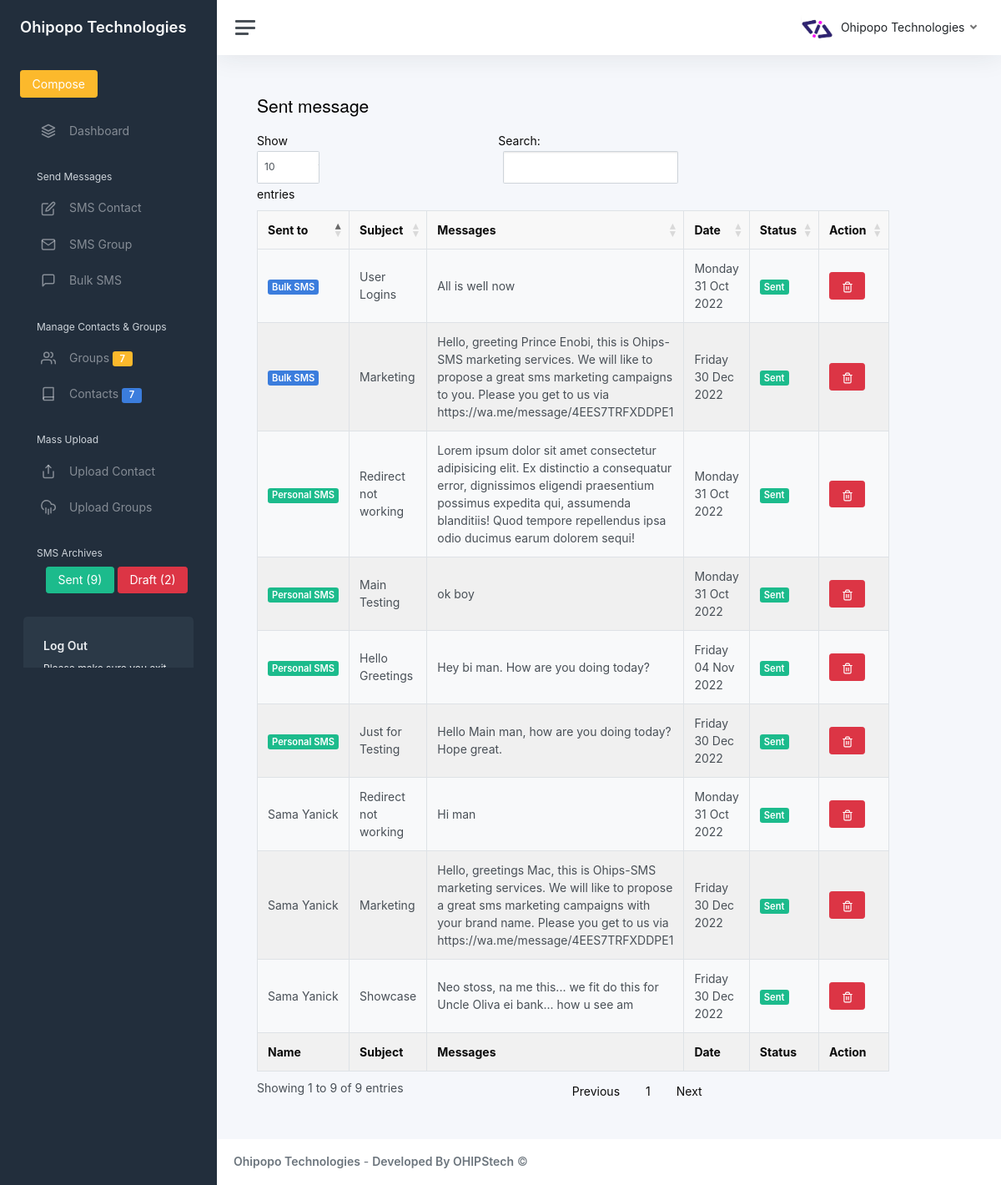
The page /sent_sms.php (signed in) on the database its author committed.
### tables this page shows
CREATE TABLE `users` (
  `id` int(11) NOT NULL,
  `member_name` varchar(255) NOT NULL,
  `position` varchar(255) NOT NULL,
  `dob` date NOT NULL,
  `country` varchar(255) NOT NULL,
  `gender` varchar(255) NOT NULL,
  `address` varchar(255) NOT NULL,
  `hobbies` varchar(255) NOT NULL,
  `id_no` varchar(255) NOT NULL,
  `start_date` varchar(255) NOT NULL,
  `code` varchar(20) NOT NULL,
  `phone` varchar(20) NOT NULL,
  `image` mediumblob NOT NULL,
  `employee_id` mediumblob NOT NULL,
  `employee_application` varchar(255) NOT NULL,
  `surety_name` varchar(255) NOT NULL,
  `surety_occupation` varchar(255) NOT NULL,
  `surety_phone` varchar(50) NOT NULL,
  `surety_id` varchar(255) NOT NULL,
  `surety_relationship` varchar(50) NOT NULL,
  `surety_address` varchar(50) NOT NULL,
  `surety_agreement` varchar(50) NOT NULL,
  `username` varchar(100) NOT NULL,
  `password` varchar(255) NOT NULL,
  `other` varchar(255) NOT NULL,
  `isUser` int(255) NOT NULL
);

CREATE TABLE `messages` (
  `id` int(11) NOT NULL,
  `content` varchar(500) NOT NULL,
  `subject` varchar(255) NOT NULL,
  `is_group` int(11) NOT NULL,
  `is_contact` int(11) NOT NULL,
  `group_id` int(11) NOT NULL,
  `contact_id` int(11) NOT NULL,
  `is_sent` int(11) NOT NULL,
  `is_draft` int(11) NOT NULL,
  `is_bulk` int(11) NOT NULL,
  `date_sent` varchar(255) NOT NULL
);

CREATE TABLE `contacts` (
  `id` int(11) NOT NULL,
  `name` varchar(255) NOT NULL,
  `number` varchar(255) NOT NULL,
  `group_id` int(11) NOT NULL,
  `age` varchar(255) NOT NULL,
  `gender` varchar(255) NOT NULL,
  `others` int(11) NOT NULL
);

### sent_sms.php (the view, shortened to what this page needs)
<?php
	include "includes/head.php";
	include "includes/sidebar.php";
    include 'database/config2.php';
?>
<main class="content">
	<div class="container-fluid p-0">
		<div class="row">
            <div class="col-8">
                <h1 class="h3 mb-3">Sent message</h1>
                <table id="example" class="table table-striped table-bordered" style="width:100%">
                    <thead>
                        <tr>
                            <th>Sent to</th>
                            <th>Subject</th>
                            <th>Messages</th>
                            <th>Date</th>
                            <th>Status</th>
                            <th>Action</th>
                        </tr>
                    </thead>
                    <tbody>
                    <?php
                        $cat_query_select = "SELECT * FROM messages WHERE is_sent = 1";
                        $cat_stm_select = $conn->prepare($cat_query_select);
                        $cat_stm_select->execute();
                        while($select = $cat_stm_select->fetch(PDO::FETCH_ASSOC)){
                            echo"
                                    <tr>
                                        <td>";
                                        if($select['is_group'] == 0){
                                            $get_contact = $select['is_contact'];
                                            $grp_query_select = "SELECT * FROM contacts WHERE id = $get_contact";
                                            $grp_stm_select = $conn->prepare($grp_query_select);
                                            $grp_stm_select->execute();
                                            $select_grp = $grp_stm_select->fetch(PDO::FETCH_ASSOC);
                                            echo $select_grp['name'];
                                        }
                                        if($select['is_bulk'] == 1){
                                            echo "<span class='badge bg-primary'>Bulk SMS</span>";
                                        }
                                        if($select['is_bulk'] > 1){
                                            echo "<span class='badge bg-success'>Personal SMS</span>";
                                        }
                            echo"   </td>
                                    <td>{$select['subject']}</td>
                                    <td>{$select['content']}</td>
                                    <td>{$select['date_sent']}</td>
                                    <td><span class='badge bg-success'>Sent</span></td>
                                    <td>
                                        <a href='delete_message.php?id={$select['id']}' class='btn btn-danger'>
                                            <i class='align-middle' data-feather='trash-2'></i>
                                        </a>
                                    </td>
                                </tr>
                            ";
                        }
                    ?>
                    </tbody>
                    <tfoot>
                        <tr>
                            <th>Name</th>
                            <th>Subject</th>
                            <th>Messages</th>
                            <th>Date</th>
                            <th>Status</th>
                            <th>Action</th>
                        </tr>
                    </tfoot>
                </table>
            </div>
		</div>
	</div>
</main>
<?php
	include "includes/footer.php";
?>

### includes/head.php (shortened to what this page needs)
<!DOCTYPE html>
<html lang="en">
<head>
	<link href="css/foundation.css" rel="stylesheet">
	<link href="css/foundation.min.css" rel="stylesheet">
	<link href="css/buttons.foundation.min.css" rel="stylesheet">
	<link href="css/app.css" rel="stylesheet">
	<link href="css/custom.css" rel="stylesheet">
</head>
<body>

### includes/sidebar.php (shortened to what this page needs)
<?php
include 'database/config.php';
$user = $_SESSION['username'];
$query = "SELECT * from users WHERE username = '$user' LIMIT 1";
$result = mysqli_query($conn, $query);
$row = mysqli_fetch_assoc($result);
?>
<div class="wrapper">
		<nav id="sidebar" class="sidebar js-sidebar">
			<div class="sidebar-content js-simplebar">
				<a class="sidebar-brand" href="index.php">
					<span class="align-middle"><?php echo $row['member_name']?></span>
				</a>
				<a class="sidebar-brand" href="p_sms.php">
					<button type="delete" class="btn btn-warning">
						Compose
					</button>
				</a>
				<ul class="sidebar-nav">
					<li class="sidebar-item">
						<a class="sidebar-link" href="index.php">
							<i class="align-middle" data-feather="layers"></i> <span class="align-middle">Dashboard</span>
						</a>
					</li>
					<li class="sidebar-header">
						Send Messages
					</li>
					<li class="sidebar-item">
						<a class="sidebar-link" href="message.php">
							<i class="align-middle" data-feather="edit"></i> <span class="align-middle">SMS Contact</span>
						</a>
					</li>
					<li class="sidebar-item">
						<a class="sidebar-link" href="grp_sms.php">
							<i class="align-middle" data-feather="mail"></i> <span class="align-middle">SMS Group</span>
						</a>
					</li>
					<li class="sidebar-item">
						<a class="sidebar-link" href="bulk_sms.php">
							<i class="align-middle" data-feather="message-square"></i> <span class="align-middle">Bulk SMS</span>
						</a>
					</li>
					<li class="sidebar-header">
						Manage Contacts & Groups
					</li>
					<li class="sidebar-item">
						<a class="sidebar-link" href="add_groups.php?result=">
							<i class="align-middle" data-feather="users"></i>
							<span class="align-middle">
							<?php
								include 'database/config2.php';
								$grp = "SELECT * FROM groups WHERE others = 0";
								$grp_stm = $conn->prepare($grp);
								$grp_stm->execute();
								$grp_row = $grp_stm->rowCount();
							?>
								Groups <small class="badge bg-warning"><?php echo $grp_row ;?></small>
							</span>
						</a>
					</li>
					<li class="sidebar-item">
						<a class="sidebar-link" href="add_contacts.php?result=">
							<i class="align-middle" data-feather="book"></i>
							<span class="align-middle">
							<?php
							include 'database/config2.php';
							$mm = "SELECT * FROM contacts WHERE others = 0";
							$aa = $conn->prepare($mm);
							$aa->execute();
							$aacount = $aa->rowCount();
							?>
							Contacts <small class="badge bg-primary"><?php echo $aacount; ?></small>
							</span>
						</a>
					</li>
					<li class="sidebar-header">
						Mass Upload
					</li>
					<li class="sidebar-item">
						<a class="sidebar-link" href="upload_contacts.php">
							<i class="align-middle" data-feather="share"></i> <span class="align-middle">Upload Contact</span>
						</a>
					</li>
					<li class="sidebar-item">
						<a class="sidebar-link" href="add_contacts.php?result=">
							<i class="align-middle" data-feather="cloud-rain"></i> <span class="align-middle">Upload Groups</span>
						</a>
					</li>
					<li class="sidebar-header">
						SMS Archives
					</li>
					<li class="sidebar-item">
					<?php
						include 'database/config2.php';
						$sms = "SELECT * FROM messages WHERE is_sent = 1";
						$sms_stm = $conn->prepare($sms);
						$sms_stm->execute();
						$sms_row = $sms_stm->rowCount();
						$draft = "SELECT * FROM messages WHERE is_draft = 1";
						$draft_stm = $conn->prepare($draft);
						$draft_stm->execute();
						$draft_row = $draft_stm->rowCount();
					?>
						<div class="form-group text-center">
							<a href="sent_sms.php">
								<button type="submit" class="btn btn-success" name="">Sent (<?php echo $sms_row;?>)</button>
							</a>
							<a href="draft_sms.php">
								<button type="submit" class="btn btn-danger" name="">Draft (<?php echo $draft_row;?>)</button>
							</a>
						</div>
					</li>
				</ul>
				<div class="sidebar-cta">
					<div class="sidebar-cta-content">
						<strong class="d-inline-block mb-2">Log Out</strong>
						<div class="mb-3 text-sm">
							Please make sure you exit when not infront of your computer.
						</div>
					</div>
				</div>
			</div>
		</nav>
		<div class="main">
			<nav class="navbar navbar-expand navbar-light navbar-bg">
				<a class="sidebar-toggle js-sidebar-toggle">
					<i class="hamburger align-self-center"></i>
				</a>
				<div class="navbar-collapse collapse">
					<ul class="navbar-nav navbar-align">
						<li class="nav-item dropdown">
							<a class="nav-link dropdown-toggle d-none d-sm-inline-block" href="#" data-bs-toggle="dropdown">
								<img src="img/employee/<?php echo $row['image']?>" class="avatar img-fluid rounded me-1" alt="Charles Hall" /> <span class="text-dark"><?php echo $row['member_name']?></span>
							</a>
						</li>
					</ul>
				</div>
			</nav>

### includes/footer.php (shortened to what this page needs)
			<footer class="footer">
				<div class="container-fluid">
					<div class="row text-muted">
						<div class="col-6 text-start">
							<p class="mb-0">
								<a class="text-muted" href="#" target="_blank"><strong><?php echo $row['member_name']?></strong></a> - <a class="text-muted" href="https://tech.ohipopo.com/" target="_blank"><strong>Developed By OHIPStech</strong></a>								&copy;
							</p>
						</div>
					</div>
				</div>
			</footer>
		</div>
	</div>
</body>
</html>

### rows shown on the page
users: member_name "Ohipopo Technologies", image (picture)
messages: contact.name "Sama Yanick", subject "Redirect not working", content "Hi man", date_sent "Monday 31 Oct 2022"
messages: is_bulk "Bulk SMS", subject "User Logins", content "All is well now", date_sent "Monday 31 Oct 2022"
messages: is_bulk "Personal SMS", subject "Redirect not working", content "Lorem ipsum dolor sit amet consectetur adipisicing elit. Ex distinctio a consequatur error, dignissimos eligendi praesentium possimus expedita qui, assumenda blanditiis! Quod tempore repellendus ipsa odio ducimus earum dolorem sequi!", date_sent "Monday 31 Oct 2022"
messages: is_bulk "Personal SMS", subject "Main Testing", content "ok boy", date_sent "Monday 31 Oct 2022"
messages: is_bulk "Personal SMS", subject "Hello Greetings", content "Hey bi man. How are you doing today?", date_sent "Friday 04 Nov 2022"
messages: is_bulk "Personal SMS", subject "Just for Testing", content "Hello Main man, how are you doing today? Hope great.", date_sent "Friday 30 Dec 2022"
messages: is_bulk "Bulk SMS", subject "Marketing", content "Hello, greeting Prince Enobi, this is Ohips-SMS marketing services. We will like to propose a great sms marketing campaigns to you. Please you get to us via https://wa.me/message/4EES7TRFXDDPE1", date_sent "Friday 30 Dec 2022"
messages: contacts.name "Sama Yanick", subject "Marketing", content "Hello, greetings Mac, this is Ohips-SMS marketing services. We will like to propose a great sms marketing campaigns with your brand name. Please you get to us via https://wa.me/message/4EES7TRFXDDPE1", date_sent "Friday 30 Dec 2022"
messages: contacts.name "Sama Yanick", subject "Showcase", content "Neo stoss, na me this... we fit do this for Uncle Oliva ei bank... how u see am", date_sent "Friday 30 Dec 2022"

### other values the page prints
$grp_row "7"
$aacount "7"
$sms_row "9"
$draft_row "2"
